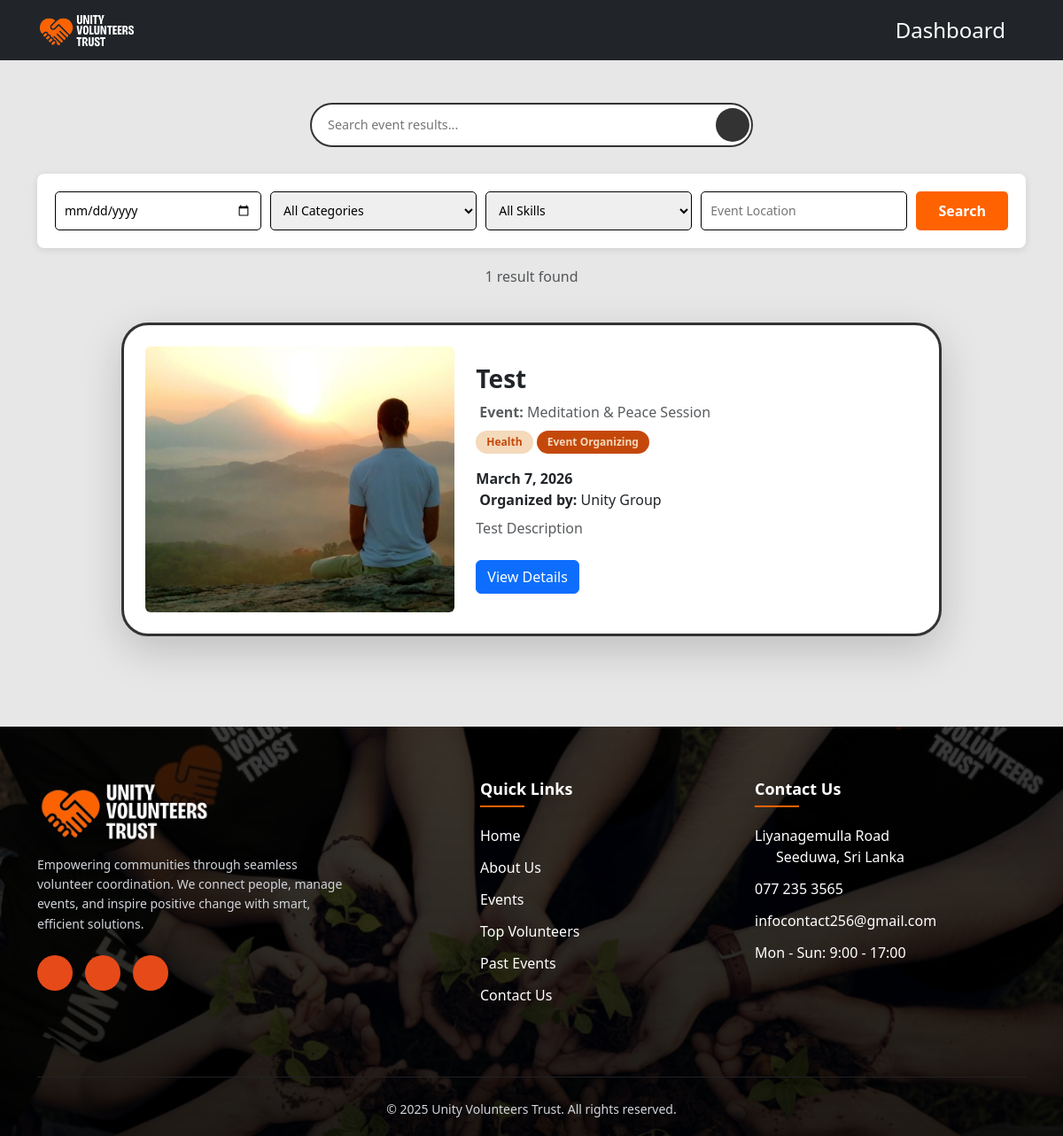
The app's page /presentation/past_event_main.php with its own data.
### tables this page shows
CREATE TABLE IF NOT EXISTS `event_results` (
  `resultId` int NOT NULL AUTO_INCREMENT,
  `eventId` int NOT NULL,
  `organizerId` int DEFAULT NULL,
  `resultTitle` varchar(255) NOT NULL,
  `description` text NOT NULL,
  `resultDate` date NOT NULL,
  `skillId` int DEFAULT NULL,
  `resultImage` varchar(500) DEFAULT NULL,
  `resultImage2` varchar(500) DEFAULT NULL,
  `resultImage3` varchar(500) DEFAULT NULL,
  `resultImage4` varchar(500) DEFAULT NULL,
  `resultImage5` varchar(500) DEFAULT NULL,
  `addedBy` int NOT NULL,
  `approvalStatus` enum('Pending','Approved','Rejected') DEFAULT 'Pending',
  `approvedBy` int DEFAULT NULL,
  `approvalNotes` text,
  `approvedDate` datetime DEFAULT NULL,
  `createdDate` timestamp NULL DEFAULT CURRENT_TIMESTAMP,
  `updatedDate` timestamp NULL DEFAULT CURRENT_TIMESTAMP ON UPDATE CURRENT_TIMESTAMP,
  PRIMARY KEY (`resultId`),
  KEY `skillId` (`skillId`),
  KEY `approvedBy` (`approvedBy`),
  KEY `idx_event_results_status` (`approvalStatus`),
  KEY `idx_event_results_date` (`resultDate`),
  KEY `idx_event_results_event` (`eventId`),
  KEY `idx_event_results_addedby` (`addedBy`),
  KEY `organizerId` (`organizerId`)
);

CREATE TABLE IF NOT EXISTS `events` (
  `eventId` int NOT NULL AUTO_INCREMENT,
  `eventName` varchar(200) NOT NULL,
  `eventDescription` text,
  `category` varchar(100) DEFAULT NULL,
  `location` varchar(150) DEFAULT NULL,
  `googleMapLink` varchar(255) DEFAULT NULL,
  `startDate` date NOT NULL,
  `endDate` date NOT NULL,
  `startTime` time DEFAULT NULL,
  `endTime` time DEFAULT NULL,
  `maxVolunteers` int DEFAULT '0',
  `requiredSkillId` int DEFAULT NULL,
  `eventImage` varchar(255) DEFAULT NULL,
  `createdBy` int NOT NULL,
  `createdAt` timestamp NULL DEFAULT CURRENT_TIMESTAMP,
  `status` enum('Active','Cancelled') DEFAULT 'Active',
  PRIMARY KEY (`eventId`),
  KEY `idx_requiredSkillId` (`requiredSkillId`),
  KEY `idx_createdBy` (`createdBy`),
  KEY `idx_dates` (`startDate`,`endDate`),
  KEY `idx_status` (`status`)
);

CREATE TABLE IF NOT EXISTS `skills` (
  `skillId` int NOT NULL AUTO_INCREMENT,
  `skillName` varchar(50) NOT NULL,
  PRIMARY KEY (`skillId`),
  UNIQUE KEY `skillName` (`skillName`)
);

CREATE TABLE IF NOT EXISTS `users` (
  `userId` int NOT NULL AUTO_INCREMENT,
  `name` varchar(100) NOT NULL,
  `email` varchar(100) NOT NULL,
  `password` varchar(255) NOT NULL,
  `telephoneNo` varchar(20) DEFAULT NULL,
  `location` varchar(100) DEFAULT NULL,
  `gender` enum('Male','Female','Other','Prefer not to say') NOT NULL,
  `role` enum('Volunteer','Admin','Coordinator','Organizer','Volunteer+Organizer') DEFAULT 'Volunteer',
  PRIMARY KEY (`userId`),
  UNIQUE KEY `email` (`email`)
);

### business_logic/resultsLogic.php (called while the page is built, shortened)
<?php
require_once '../data_access/resultsData.php';
class ResultsLogic {
    private $resultsData;
    public function __construct() {
        $this->resultsData = new ResultsData();
    }
    public function getPublicResults($limit = 10, $filters = []) {
        try {
            $results = $this->resultsData->getApprovedResults($limit, $filters);
            return [
                'success' => true,
                'results' => $results,
                'count' => count($results)
            ];
        } catch (Exception $e) {
            return [
                'success' => false,
                'message' => 'Error retrieving results: ' . $e->getMessage(),
                'results' => [],
                'count' => 0
            ];
        }
    }
}
?>

### data_access/resultsData.php (called while the page is built, shortened)
<?php
require_once 'db.php';
class ResultsData {
    public function getApprovedResults($limit = 10, $filters = []) {
        global $conn;
        $sql = "SELECT er.*, e.eventName, e.category, e.startDate as eventStartDate, s.skillName,
                u.name as addedByName,
                org.name as organizerName, org.email as organizerEmail
                FROM event_results er
                LEFT JOIN events e ON er.eventId = e.eventId
                LEFT JOIN skills s ON er.skillId = s.skillId
                LEFT JOIN users u ON er.addedBy = u.userId
                LEFT JOIN users org ON er.organizerId = org.userId
                WHERE er.approvalStatus = 'Approved'";
        $params = [];
        $types = "";
        $sql .= " ORDER BY er.resultDate DESC LIMIT ?";
        $params[] = $limit;
        $types .= "i";
        $stmt = $conn->prepare($sql);
        if (!empty($params)) {
            $stmt->bind_param($types, ...$params);
        }
        $stmt->execute();
        return $stmt->get_result()->fetch_all(MYSQLI_ASSOC);
    }
}
?>

### presentation/past_event_main.php (the view, shortened to what this page needs)
<?php
require_once '../business_logic/resultsLogic.php';
$resultsLogic = new ResultsLogic();
$filters = [
    'search' => $_GET['search'] ?? '',
    'skillId' => $_GET['skillId'] ?? '',
    'category' => $_GET['category'] ?? '',
    'location' => $_GET['location'] ?? '',
    'date' => $_GET['date'] ?? ''
];
$resultsData = $resultsLogic->getPublicResults(20, $filters);
if ($resultsData['success']) {
    $results = $resultsData['results'];
} else {
    $results = [];
    $resultsError = $resultsData['message'] ?? 'Error loading event results';
}
?>
<!DOCTYPE html>
<html lang="en">
<head>
    <link rel="stylesheet" href="../assets/css/past_events_main.css">
    <link href="https://cdn.jsdelivr.net/npm/bootstrap@5.3.0/dist/css/bootstrap.min.css" rel="stylesheet">
    <link href="https://cdnjs.cloudflare.com/ajax/libs/remixicon/3.5.0/remixicon.css" rel="stylesheet">
</head>
<body>
    <section id ="home" class="hero-section">
    <nav class="navbar navbar-expand-lg navbar-dark bg-dark">
    <div class="container">
        <a class="navbar-brand" href="#">
            <img src="../assets/images/logo.png" alt="Logo" style="height: 40px;">
        </a>
        <div class="navbar-nav ms-auto">
            <a class="nav-link" href="volunteer_dashboard.php">Dashboard</a>
        </div>
    </div>
</nav>
    <section class="past_events py-5">
        <div class="container">
            <div class="row justify-content-center">
                <div class="col-md-8">
                    <div class="joinEventsSearchContainer">
                        <input type="text" id="searchInput" class="joinEventsSearchInput"
                               placeholder="Search event results..."
                               value="<?php echo htmlspecialchars($filters['search']); ?>"
                               onkeypress="handleKeyPress(event)">
                        <button class="joinEventsSearchBtn" onclick="searchEvents()">
                        </button>
                    </div>
                </div>
            </div>
            <div class="filter_details">
                <form method="GET" id="filterForm">
                    <div class="search-row">
                        <input type="date" id="date" name="date" placeholder="Result Date"
                               value="<?php echo htmlspecialchars($filters['date']); ?>">
                        <select id="category" name="category">
                            <option value="">All Categories</option>
                        </select>
                        <select id="skill" name="skillId">
                            <option value="">All Skills</option>
                        </select>
                        <input type="text" id="location" name="location" placeholder="Event Location"
                               value="<?php echo htmlspecialchars($filters['location']); ?>"
                               onkeypress="handleKeyPress(event)">
                        <button type="submit" class="search-btn">
                            <i class="ri-search-line"></i> Search
                        </button>
                    </div>
                </form>
            </div>
            <div class="row mb-4">
                <div class="col-12">
                    <p class="text-center text-muted">
                        <?php echo count($results); ?> result<?php echo count($results) != 1 ? 's' : ''; ?> found
                    </p>
                </div>
            </div>
            <div class="events-container">
                <?php if (empty($results)): ?>
                    <div class="no-results">
                        <i class="ri-file-search-line"></i>
                        <h3 class="mt-3">No event results found</h3>
                        <p class="text-muted">Try adjusting your search criteria or check back later for more event highlights.</p>
                    </div>
                <?php else: ?>
                    <?php foreach ($results as $result): ?>
                        <div class="row justify-content-center mb-4">
                            <div class="col-md-10">
                                <div class="card shadow-lg result-card">
                                    <div class="card-body p-4">
                                        <div class="row align-items-center">
                                            <div class="col-md-5">
                                                <?php if (!empty($result['resultImage'])): ?>
                                                    <?php
                                                    $imagePath = $result['resultImage'];
                                                    if (!str_starts_with($imagePath, '../') && !str_starts_with($imagePath, 'http')) {
                                                        $imagePath = '../' . $imagePath;
                                                    }
                                                    ?>
                                                    <img src="<?php echo htmlspecialchars($imagePath); ?>"
                                                         alt="<?php echo htmlspecialchars($result['resultTitle']); ?>"
                                                         class="img-fluid rounded">
                                                <?php endif; ?>
                                            </div>
                                            <div class="col-md-7">
                                                <h3 class="fw-bold mb-2"><?php echo htmlspecialchars($result['resultTitle']); ?></h3>
                                                <p class="text-muted mb-2">
                                                    <strong>Event:</strong> <?php echo htmlspecialchars($result['eventName'] ?? 'N/A'); ?>
                                                </p>
                                                <div class="mb-3">
                                                    <?php if (!empty($result['category'])): ?>
                                                        <span class="joinEventsCategory">
                                                            <?php echo htmlspecialchars($result['category']); ?>
                                                        </span>
                                                    <?php endif; ?>
                                                    <?php if (!empty($result['skillName'])): ?>
                                                        <span class="joinEventsSkill">
                                                            <?php echo htmlspecialchars($result['skillName']); ?>
                                                        </span>
                                                    <?php endif; ?>
                                                </div>
                                                <div class="event-meta">
                                                    <span class="fw-semibold">
                                                        <?php echo date('F j, Y', strtotime($result['resultDate'])); ?>
                                                    </span>
                                                </div>
                                                        <p class="mb-2">
                                                                <span class="fw-semibold">Organized by:</span>
                                                                <?php echo htmlspecialchars($result['organizerName']); ?>
                                                            </p>
                                                <p class="text-muted mb-4">
                                                    <?php
                                                    $description = htmlspecialchars($result['description'] ?? '');
                                                    if (strlen($description) > 250) {
                                                        echo substr($description, 0, 250) . '...';
                                                    } else {
                                                        echo $description;
                                                    }
                                                    ?>
                                                </p>
<a href="view_result.php?resultId=<?php echo $result['resultId']; ?>"
   class="btn btn-primary">
    View Details
</a>
                                            </div>
                                        </div>
                                    </div>
                                </div>
                            </div>
                        </div>
                    <?php endforeach; ?>
                <?php endif; ?>
            </div>
        </div>
    </section>
    <footer>
        <div class="container">
            <div class="row">
                <div class="col-lg-4 col-md-6 mb-4">
                    <div class="footer-logo">
                        <img src="../assets/images/logo.png" alt="Logo" class="logo-img">
                    </div>
                    <p class="footer-description">
                        Empowering communities through seamless volunteer coordination. We connect people,
                        manage events, and inspire positive change with smart, efficient solutions.
                    </p>
                    <div class="social-links mt-4">
                        <a href="#"><i class="ri-facebook-fill"></i></a>
                        <a href="#"><i class="ri-instagram-line"></i></a>
                        <a href="#"><i class="ri-linkedin-fill"></i></a>
                    </div>
                </div>
                <div class="col-lg-2 col-md-6 mb-4">
                    <h5 class="footer-title">Quick Links</h5>
                    <ul class="footer-links">
                        <li><a href="index.php#home"><i class="ri-arrow-right-s-line"></i> Home</a></li>
                        <li><a href="index.php#about"><i class="ri-arrow-right-s-line"></i> About Us</a></li>
                        <li><a href="index.php#events"><i class="ri-arrow-right-s-line"></i> Events</a></li>
                        <li><a href="index.php#leadership_board"><i class="ri-arrow-right-s-line"></i> Top Volunteers</a></li>
                        <li><a href="past_events_main.php"><i class="ri-arrow-right-s-line"></i> Past Events</a></li>
                        <li><a href="index.php#contact"><i class="ri-arrow-right-s-line"></i> Contact Us</a></li>
                    </ul>
                </div>
                <div class="col-lg-3 col-md-6 mb-4">
                    <h5 class="footer-title">Contact Us</h5>
                    <ul class="footer-links">
                        <li>
                            Liyanagemulla Road<br>
                            <span style="padding-left: 24px">Seeduwa, Sri Lanka</span>
                        </li>
                        <li><i class="ri-phone-line"></i>077 235 3565</li>
                        <li><i class="ri-mail-line"></i> infocontact256@gmail.com</li>
                        <li><i class="ri-time-line"></i> Mon - Sun: 9:00 - 17:00</li>
                    </ul>
                </div>
            </div>
            <div class="footer-bottom">
                <p class="mb-0">&copy; 2025 Unity Volunteers Trust. All rights reserved. <i class="ri-heart-fill" style="color: #ff6b6b;"></i></p>
            </div>
        </div>
    </footer>
</body>
</html>

### records on screen
event_results: resultTitle "Test", eventId.eventName "Meditation & Peace Session", eventId.category "Health", skillId.skillName "Event Organizing", resultDate "March 7, 2026", users.name "Unity Group", description "Test Description"

### other values on screen
count($results) "1"
